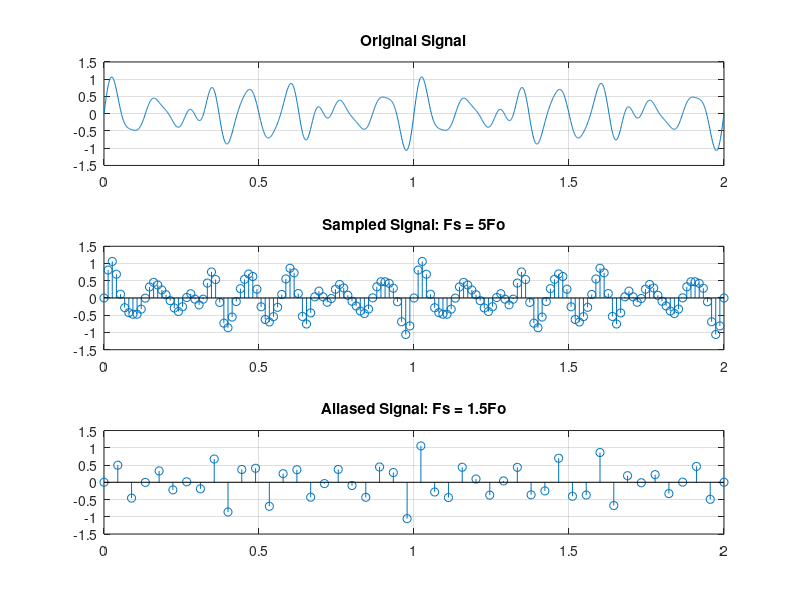

This figure's MATLAB source:


%EET 3370: DIGITAL SIGNAL PROCESSING
%LAB 1.
%GROUP MEMBERS:
%1. JOSHUA MUTHENYA WAMBUA EG209/109705/22
%2. AKALA DALVAN EG209/109726/22

%%
%task 3
clc; clear; close all;

% Signal parameters
Fo = 15; % Max frequency = 30π => 15 Hz
t = 0:0.001:2;

% Original signal
x = 0.5*sin(14*pi*t) + (1/3)*sin(18*pi*t) + (1/5)*sin(24*pi*t) + (1/7)*sin(30*pi*t);

% Case i: Fs = 5Fo = 75 Hz
Fs1 = 5*Fo;
ts1 = 0:1/Fs1:2;
x1 = 0.5*sin(14*pi*ts1) + (1/3)*sin(18*pi*ts1) + (1/5)*sin(24*pi*ts1) + (1/7)*sin(30*pi*ts1);

% Case ii: Fs = 1.5Fo = 22.5 Hz (aliasing expected)
Fs2 = 1.5*Fo;
ts2 = 0:1/Fs2:2;
x2 = 0.5*sin(14*pi*ts2) + (1/3)*sin(18*pi*ts2) + (1/5)*sin(24*pi*ts2) + (1/7)*sin(30*pi*ts2);

% Plot
figure;
subplot(3,1,1); plot(t, x); title('Original Signal'); grid on;
subplot(3,1,2); stem(ts1, x1); title('Sampled Signal: Fs = 5Fo'); grid on;
subplot(3,1,3); stem(ts2, x2); title('Aliased Signal: Fs = 1.5Fo'); grid on;